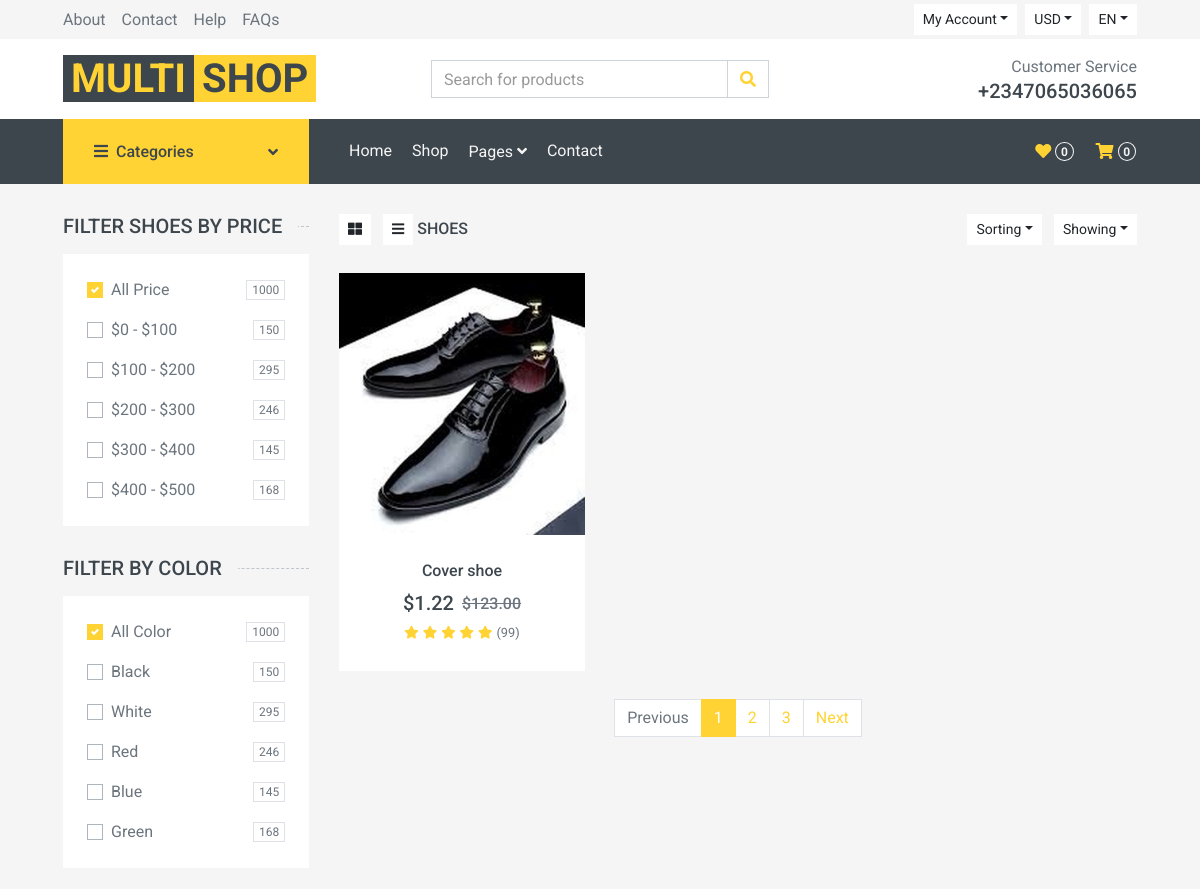
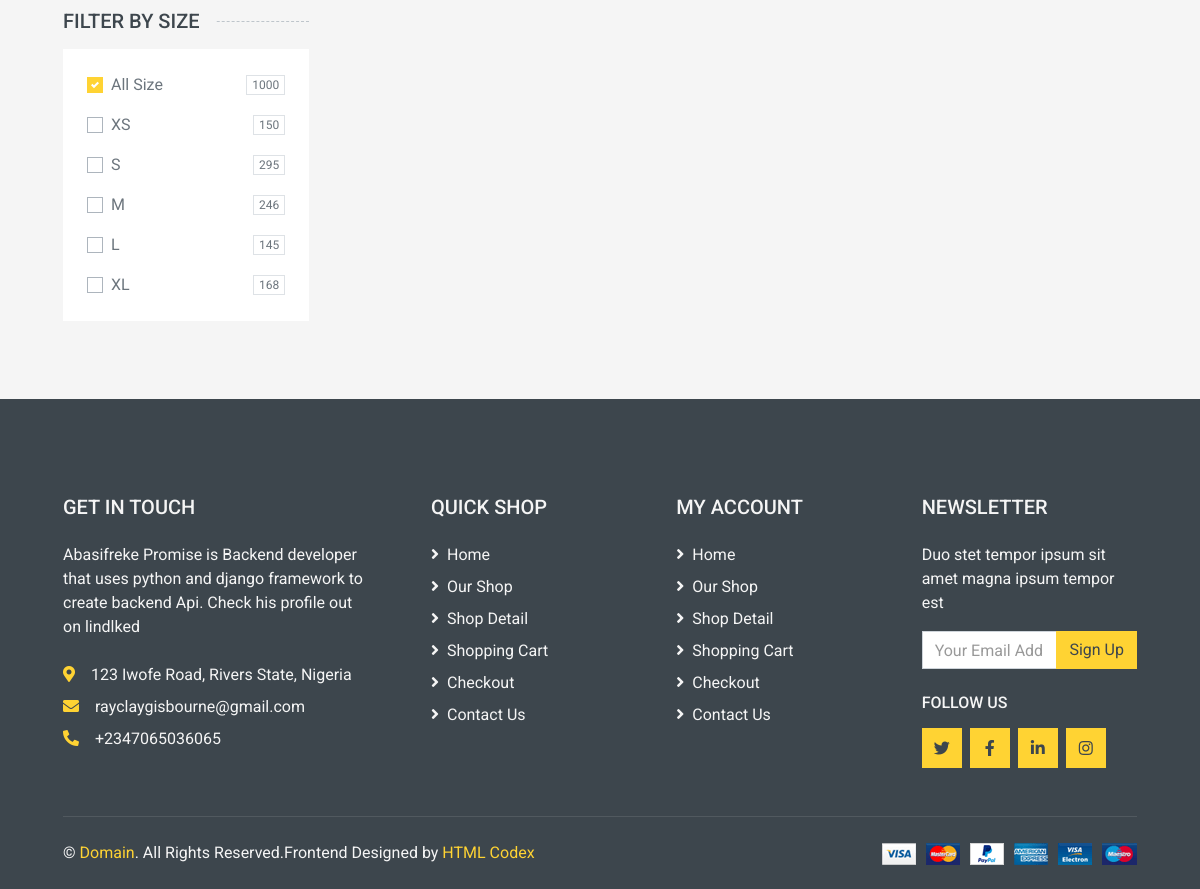
The page /search/shoes/ on the database its author committed (2 pictures, top to bottom).
### index/models.py (models this page shows, shortened)
class Category(models.Model):
    name = models.CharField(max_length = 250, db_index = True)
    slug = models.SlugField(max_length=250, unique= True)
    class Meta:
        verbose_name_plural ='categories'
    def get_absolute_url(self):
          return reverse('category_details', args=[self.slug])

class Product(models.Model):
    title = models.CharField(max_length = 250)
    brand = models.SlugField(max_length=250, default= 'unbranded')
    description = models.TextField(blank= True)
    slug = models.SlugField(max_length = 255)
    price = models.DecimalField(max_digits=4, decimal_places=2)
    image = ResizedImageField(size=[750,800 ], crop=['middle', 'center'], upload_to ='images/')
    category = models.ForeignKey(Category, related_name='product', on_delete=models.CASCADE, null=True)
    class Meta:
        verbose_name_plural ='products'
    def get_absolute_url(self):
          return reverse('product_details', args=[self.slug])

### index/views.py (the view)
# urls.py: path('search/<slug:category_slug>/', views.category_details, name='category_details'),
def category_details(request, category_slug=None):
	category = get_object_or_404(Category, slug=category_slug)
	products = Product.objects.filter(category = category) #we are filtering all thje product that are under this category
	return render(request, 'Shop.html', {'category':category, 'products':products})

### cart/cart.py (called while the page is built)
    def __len__(self):
        return sum(item['qty'] for item in self.cart.values())# same as i for i in range or list

### cart/context_processors.py (called while the page is built)
def cart(request):
    return {'cart': Cart(request)}

### index/views.py (called while the page is built)
def categories(request):
	all_categories = Category.objects.all()
	return{'all_categories':all_categories}

### templates/Shop.html (shortened to what this page needs)
{% extends 'base.html' %}
{% load static %}
{% block content %}
    <div class="container-fluid">
        <div class="row px-xl-5">
            <div class="col-lg-3 col-md-4">
                <h5 class="section-title position-relative text-uppercase mb-3"><span class="bg-secondary pr-3">Filter {{category.name}} by price</span></h5>
                <div class="bg-light p-4 mb-30">
                    <form>
                        <div class="custom-control custom-checkbox d-flex align-items-center justify-content-between mb-3">
                            <label class="custom-control-label" for="price-all">All Price</label>
                            <span class="badge border font-weight-normal">1000</span>
                        </div>
                        <div class="custom-control custom-checkbox d-flex align-items-center justify-content-between mb-3">
                            <label class="custom-control-label" for="price-1">$0 - $100</label>
                            <span class="badge border font-weight-normal">150</span>
                        </div>
                        <div class="custom-control custom-checkbox d-flex align-items-center justify-content-between mb-3">
                            <label class="custom-control-label" for="price-2">$100 - $200</label>
                            <span class="badge border font-weight-normal">295</span>
                        </div>
                        <div class="custom-control custom-checkbox d-flex align-items-center justify-content-between mb-3">
                            <label class="custom-control-label" for="price-3">$200 - $300</label>
                            <span class="badge border font-weight-normal">246</span>
                        </div>
                        <div class="custom-control custom-checkbox d-flex align-items-center justify-content-between mb-3">
                            <label class="custom-control-label" for="price-4">$300 - $400</label>
                            <span class="badge border font-weight-normal">145</span>
                        </div>
                        <div class="custom-control custom-checkbox d-flex align-items-center justify-content-between">
                            <label class="custom-control-label" for="price-5">$400 - $500</label>
                            <span class="badge border font-weight-normal">168</span>
                        </div>
                    </form>
                </div>
                <h5 class="section-title position-relative text-uppercase mb-3"><span class="bg-secondary pr-3">Filter by color</span></h5>
                <div class="bg-light p-4 mb-30">
                    <form>
                        <div class="custom-control custom-checkbox d-flex align-items-center justify-content-between mb-3">
                            <label class="custom-control-label" for="price-all">All Color</label>
                            <span class="badge border font-weight-normal">1000</span>
                        </div>
                        <div class="custom-control custom-checkbox d-flex align-items-center justify-content-between mb-3">
                            <label class="custom-control-label" for="color-1">Black</label>
                            <span class="badge border font-weight-normal">150</span>
                        </div>
                        <div class="custom-control custom-checkbox d-flex align-items-center justify-content-between mb-3">
                            <label class="custom-control-label" for="color-2">White</label>
                            <span class="badge border font-weight-normal">295</span>
                        </div>
                        <div class="custom-control custom-checkbox d-flex align-items-center justify-content-between mb-3">
                            <label class="custom-control-label" for="color-3">Red</label>
                            <span class="badge border font-weight-normal">246</span>
                        </div>
                        <div class="custom-control custom-checkbox d-flex align-items-center justify-content-between mb-3">
                            <label class="custom-control-label" for="color-4">Blue</label>
                            <span class="badge border font-weight-normal">145</span>
                        </div>
                        <div class="custom-control custom-checkbox d-flex align-items-center justify-content-between">
                            <label class="custom-control-label" for="color-5">Green</label>
                            <span class="badge border font-weight-normal">168</span>
                        </div>
                    </form>
                </div>
                <h5 class="section-title position-relative text-uppercase mb-3"><span class="bg-secondary pr-3">Filter by size</span></h5>
                <div class="bg-light p-4 mb-30">
                    <form>
                        <div class="custom-control custom-checkbox d-flex align-items-center justify-content-between mb-3">
                            <label class="custom-control-label" for="size-all">All Size</label>
                            <span class="badge border font-weight-normal">1000</span>
                        </div>
                        <div class="custom-control custom-checkbox d-flex align-items-center justify-content-between mb-3">
                            <label class="custom-control-label" for="size-1">XS</label>
                            <span class="badge border font-weight-normal">150</span>
                        </div>
                        <div class="custom-control custom-checkbox d-flex align-items-center justify-content-between mb-3">
                            <label class="custom-control-label" for="size-2">S</label>
                            <span class="badge border font-weight-normal">295</span>
                        </div>
                        <div class="custom-control custom-checkbox d-flex align-items-center justify-content-between mb-3">
                            <label class="custom-control-label" for="size-3">M</label>
                            <span class="badge border font-weight-normal">246</span>
                        </div>
                        <div class="custom-control custom-checkbox d-flex align-items-center justify-content-between mb-3">
                            <label class="custom-control-label" for="size-4">L</label>
                            <span class="badge border font-weight-normal">145</span>
                        </div>
                        <div class="custom-control custom-checkbox d-flex align-items-center justify-content-between">
                            <label class="custom-control-label" for="size-5">XL</label>
                            <span class="badge border font-weight-normal">168</span>
                        </div>
                    </form>
                </div>
            </div>
            <div class="col-lg-9 col-md-8">
                <div class="row pb-3">
                    <div class="col-12 pb-1">
                        <div class="d-flex align-items-center justify-content-between mb-4">
                            <div>
                                <button class="btn btn-sm btn-light"><i class="fa fa-th-large"></i></button>
                                <button class="btn btn-sm btn-light ml-2"><i class="fa fa-bars"></i></button>
                                 <span class="pb-3 h6">    {{category.name|upper}}</span>
                            </div>
                            <div class="ml-2">
                                <div class="btn-group">
                                    <button type="button" class="btn btn-sm btn-light dropdown-toggle" data-toggle="dropdown">Sorting</button>
                                </div>
                                <div class="btn-group ml-2">
                                    <button type="button" class="btn btn-sm btn-light dropdown-toggle" data-toggle="dropdown">Showing</button>
                                </div>
                            </div>
                        </div>
                    </div>
                    {% for product in products %}
                    <div class="col-lg-4 col-md-6 col-sm-6 pb-1">
                        <div class="product-item bg-light mb-4">
                            <div class="product-img position-relative overflow-hidden">
                                <img class="img-fluid w-100" src="{{ product.image.url }}" alt="">
                                <div class="product-action">
                                </div>
                            </div>
                            <div class="text-center py-4">
                                <a class="h6 text-decoration-none text-truncate" href="{{product.get_absolute_url}}">{{ product.title }}</a>
                                <div class="d-flex align-items-center justify-content-center mt-2">
                                    <h5>${{product.price}}</h5><h6 class="text-muted ml-2"><del>$123.00</del></h6>
                                </div>
                                <div class="d-flex align-items-center justify-content-center mb-1">
                                    <small class="fa fa-star text-primary mr-1"></small>
                                    <small class="fa fa-star text-primary mr-1"></small>
                                    <small class="fa fa-star text-primary mr-1"></small>
                                    <small class="fa fa-star text-primary mr-1"></small>
                                    <small class="fa fa-star text-primary mr-1"></small>
                                    <small>(99)</small>
                                </div>
                            </div>
                        </div>
                    </div>
                    {% endfor %}
                    <div class="col-12">
                        <nav>
                          <ul class="pagination justify-content-center">
                            <li class="page-item disabled"><a class="page-link" href="#">Previous</span></a></li>
                            <li class="page-item active"><a class="page-link" href="#">1</a></li>
                            <li class="page-item"><a class="page-link" href="#">2</a></li>
                            <li class="page-item"><a class="page-link" href="#">3</a></li>
                            <li class="page-item"><a class="page-link" href="#">Next</a></li>
                          </ul>
                        </nav>
                    </div>
                </div>
            </div>
        </div>
    </div>
{% endblock content %}

### rows shown on the page
Category: name "SHOES"
Product: image (picture), title "Cover shoe", price "1.22"
